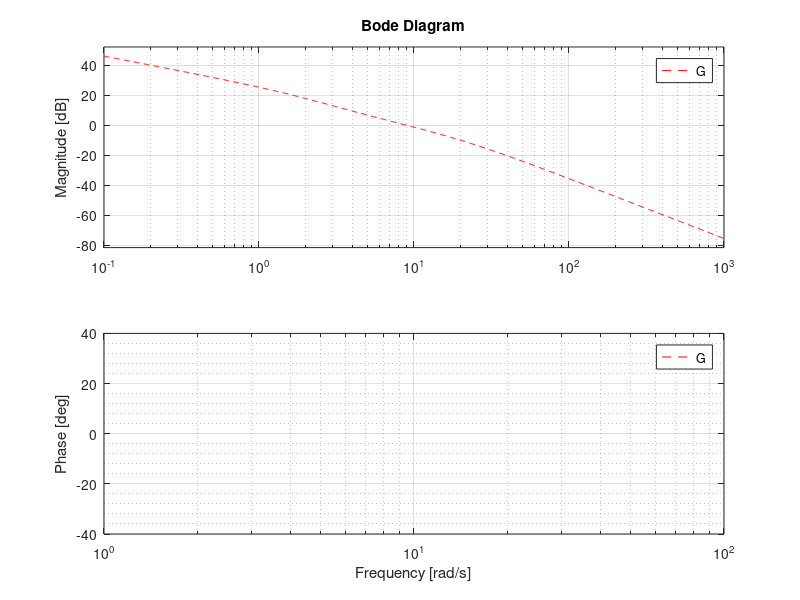

MATLAB code for this plot: (Note: this script raises an error after producing the figure.)
%% ECE411 Lead compensation
clear all
clc

s=tf('s');
K=10;
Gps=4*K/(s*(s+2));
G=4.2*Gps*(s+4.41)/(s+18.4);
h=figure(1);clf
hold on
bode(Gps,'k');
bode(G,'r--');
grid minor
%%
ax = findall (h, 'type', 'axes');% Return the handles to all objects of type = axes
pl = findall (h, 'type', 'line');% Return the handles to all objects of type = line

% phase crossover
% vline = refline(ax(3),[0 0]);
% vline.YData=[-140 80];
% vline.XData=[4.54 4.54];
% vline.Color = 'k';
% set(vline,'LineStyle','--')
% v2line = refline(ax(2),[0 0]);
% v2line.YData=[-270 -90];
% v2line.XData=[4.54 4.54];
% v2line.Color = 'k';
% set(v2line,'LineStyle','--')
% % gain crossovers
% vline = refline(ax(3),[0 0]);
% vline.YData=[-140 80];
% vline.XData=[.605 .605];
% vline.Color = 'k';
% set(vline,'LineStyle','--')
% v2line = refline(ax(2),[0 0]);
% v2line.YData=[-270 -90];
% v2line.XData=[.605 .605];
% v2line.Color = 'k';
% set(v2line,'LineStyle','--')
% 
% vline = refline(ax(3),[0 0]);
% vline.YData=[-140 40];
% vline.XData=[2 2];
% vline.Color = 'k';
% set(vline,'LineStyle','--')
% v2line = refline(ax(2),[0 0]);
% v2line.YData=[-270 -90];
% v2line.XData=[2 2];
% v2line.Color = 'k';
% set(v2line,'LineStyle','--')
%%
set(ax(3),'YLim', [-40 40]) % Set mag axis
% set(ax(3),'YLim', [-40 40],'YTick',[-100 -80 -60 -40 -18.5 -7.3 0 20 40 60 80]) % Set mag axis
set(ax(3),'XLim', [1 100]) % Set mag axis
set(ax(2),'XLim', [1 100])  % Set phase axis
% set(ax(2),'YLim', [-180 -90])  % Set phase axis
set(ax(2),'YLim', [-180 -90],'YTick',[-180 -162 -150 -129.6 -120 -90])  % Set phase axis
newXTicks=ax(3).XTick;
newXTicks(end+1)=6.17;
newXTicks(end+1)=8.94;
% newXTicks(end+1)=.242;
newXTicks = sort(newXTicks);
set(ax(2),'XTick',newXTicks) % Set mag axis
set(ax(3),'XTick',newXTicks) % Set mag axis

text(ax(3),1.1, 13.5, 'Uncompensated $\nearrow$', 'Interpreter', 'latex')
text(ax(3),2, 20, '$\swarrow$ Compensated ', 'Interpreter', 'latex')


% text(ax(3),.1, 42, '$\swarrow$ Uncompensated ', 'Interpreter', 'latex')
% text(ax(3),.2, 42, '$\swarrow$ Uncompensated ', 'Interpreter', 'latex')
% text(ax(3),.2, 42, '$\swarrow$ Uncompensated ', 'Interpreter', 'latex')
% text(ax(3),.2, 42, '$\swarrow$ Uncompensated ', 'Interpreter', 'latex')

% text(ax(3),5, 3.8, '$\swarrow \omega_{cg}$', 'Interpreter', 'latex')

legend('Gp(s)=4K/(s(s+2))','Gp(s)Gc(s)=(4.2(40)(s+4.41))/(s(s+2)(s+18.4))')

%% Plot the compensation - doctor this up in a bit
h2=figure(2);clf
Gc=G/Gps
bode(Gc,'--')

ax = findall (h2, 'type', 'axes');% Return the handles to all objects of type = axes
pl = findall (h2, 'type', 'line');% Return the handles to all objects of type = line
% ww1=.055;
% % gain crossovers
% vline = refline(ax(3),[0 0]);
% vline.YData=[-140 80];
% vline.XData=[a*w1 a*w1];
% vline.Color = 'k';
% set(vline,'LineStyle','--')
% v2line = refline(ax(2),[0 0]);
% v2line.YData=[-60 0];
% v2line.XData=[a*w1 a*w1];
% v2line.Color = 'k';
% set(v2line,'LineStyle','--')
% vline = refline(ax(3),[0 0]);
% vline.YData=[-140 80];
% vline.XData=[ww1 ww1];
% vline.Color = 'k';
% set(vline,'LineStyle','--')
% v2line = refline(ax(2),[0 0]);
% v2line.YData=[-60 2];
% v2line.XData=[ww1 ww1];
% v2line.Color = 'k';
% set(v2line,'LineStyle','--')

% set(ax(3),'YTick',[-25 -21.798 -15 -10 -5 0], 'YTickLabel',{'','-20log(\alpha)','','' ,'','0'}) % Set mag axis
% set(ax(2),'YTick',[-60 -30 0], 'YTickLabel',{'' ,'','0'}) % Set mag axis
% newXTicks=ax(3).XTick;
% wc1=.82
% w2=1.84;
% Bw1=wc1^2/w2;
% w1=.0153;
% aw2=wc1^2/w1;
% newXTicks=[];
% newXTicks(end+1)=wc1;
% newXTicks(end+1)=w2;
% newXTicks(end+1)=Bw1;
% newXTicks(end+1)=w1;
% newXTicks(end+1)=aw2;
% newXTicks = sort(newXTicks);
% set(ax(2),'XTick',newXTicks,'XTickLabel',{'\omega_1','\beta\omega_1','\omega_{c1}','\omega_2','\alpha\omega_2'}) % Set mag axis
% set(ax(3),'XTick',newXTicks,'XTickLabel',{''}) % Set mag axis
% set(ax(2),'XLim',[.01 70]);
% set(ax(3),'XLim',[.01 70]);
grid minor